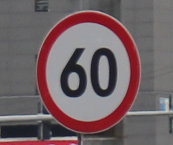
#> input picture traffic_Data/DATA/mix/005_1_0004.png, 173 x 145 px, found by its file name; its folder holds only this picture in this run
$ python main8.py
#> lines starting #> are read from the running program, lines starting #| are printed output that depends on the picture; after the words box and inside, x2 and y2 are one past the last pixel; in counts of white or black regions, pixels touching at a corner belong together
import cv2
import numpy as np
import os
import shutil
import matplotlib.pyplot as plt
import math

def detect_shape(contour):
    if contour is None or len(contour) < 3:
        return 'Belirsiz', 0

    perimeter = cv2.arcLength(contour, True)
    approx = cv2.approxPolyDP(contour, 0.02 * perimeter, True)

    num_vertices = len(approx)

    # Dairesellik kontrolü
    area = cv2.contourArea(contour)
    circularity = 4 * math.pi * area / (perimeter * perimeter)

    if circularity > 0.85:  # Dairesellik eşiği
        return 'Daire', num_vertices
    elif num_vertices == 3:
        # Üçgen için ek kontrol
        angles = []
        for i in range(3):
            pt1 = approx[i][0]
            pt2 = approx[(i+1) % 3][0]
            pt3 = approx[(i+2) % 3][0]
            angle = abs(math.degrees(math.atan2(pt3[1]-pt2[1], pt3[0]-pt2[0]) - math.atan2(pt1[1]-pt2[1], pt1[0]-pt2[0])))
            angles.append(angle)

        # Üçgenin açılarını kontrol et
        if all(30 < angle < 150 for angle in angles):
            return 'Üçgen', num_vertices
    elif num_vertices == 4:
        x, y, w, h = cv2.boundingRect(approx)
        aspect_ratio = float(w) / h
        return 'Kare' if 0.9 <= aspect_ratio <= 1.1 else 'Dikdörtgen', num_vertices
    elif num_vertices == 8:
        return 'Sekizgen', num_vertices
    else:
        return 'Bilinmeyen', num_vertices

def process_and_visualize(image, filename):
    # Görüntü işleme adımları
    gray = cv2.cvtColor(image, cv2.COLOR_BGR2GRAY)
    blurred = cv2.GaussianBlur(gray, (5, 5), 0)

    methods = [
        ('Otsu Binary', cv2.threshold(blurred, 0, 255, cv2.THRESH_BINARY_INV + cv2.THRESH_OTSU)[1]),
        ('Adaptive Gaussian', cv2.adaptiveThreshold(blurred, 255,
                                cv2.ADAPTIVE_THRESH_GAUSSIAN_C,
                                cv2.THRESH_BINARY_INV, 11, 2)),
        ('Adaptive Mean', cv2.adaptiveThreshold(blurred, 255,
                            cv2.ADAPTIVE_THRESH_MEAN_C,
                            cv2.THRESH_BINARY_INV, 11, 2))
    ]

    plt.figure(figsize=(20, 15))

    # Orijinal görüntü
    plt.subplot(3, 3, 1)
    plt.title('Orijinal')
    plt.imshow(cv2.cvtColor(image, cv2.COLOR_BGR2RGB))
    plt.axis('off')

    # Gri tonlama
    plt.subplot(3, 3, 2)
    plt.title('Gri Tonlama')
    plt.imshow(gray, cmap='gray')
    plt.axis('off')

    # Bulanıklaştırma
    plt.subplot(3, 3, 3)
    plt.title('Bulanıklaştırma')
    plt.imshow(blurred, cmap='gray')
    plt.axis('off')

    best_shape = 'Belirsiz'
    best_vertices = 0
    best_method_name = 'Yok'
    best_contour = None
    largest_area = 0

    for idx, (method_name, thresh) in enumerate(methods):
        # Eşikleme
        plt.subplot(3, 3, 4 + idx)
        plt.title(f'{method_name} Eşikleme')
        plt.imshow(thresh, cmap='gray')
        plt.axis('off')

        # Kenar tespiti
        edges = cv2.Canny(thresh, 50, 200)
        plt.subplot(3, 3, 7 + idx)
        plt.title(f'{method_name} Kenar Tespiti')
        plt.imshow(edges, cmap='gray')
        plt.axis('off')

        # Kontur tespiti
        contours, _ = cv2.findContours(edges, cv2.RETR_EXTERNAL, cv2.CHAIN_APPROX_SIMPLE)
        contours = [cnt for cnt in contours if cv2.contourArea(cnt) > 100]

        for contour in contours:
            area = cv2.contourArea(contour)
            if area > largest_area:
                largest_area = area
                best_contour = contour
                best_method_name = method_name
                try:
                    shape, vertices = detect_shape(contour)
                    best_shape, best_vertices = shape, vertices
                except TypeError:
                    print(f"Hata: Şekil tespit edilemedi - {filename}")
                    best_shape, best_vertices = 'Belirsiz', 0

    # En iyi kontur ve şekil bilgisi
    if best_contour is not None:
        img_with_contours = image.copy()
        cv2.drawContours(img_with_contours, [best_contour], -1, (0,255,0), 3)
        plt.subplot(3, 3, 9)
        plt.title(f'En İyi Kontur\nŞekil: {best_shape}\nKöşe Sayısı: {best_vertices}\nYöntem: {best_method_name}')
        plt.imshow(cv2.cvtColor(img_with_contours, cv2.COLOR_BGR2RGB))
        plt.axis('off')
    else:
        plt.subplot(3, 3, 9)
        plt.title('Kontur Bulunamadı')
        plt.axis('off')

    plt.tight_layout()
    plt.suptitle(f'İşlem Adımları - {filename}', fontsize=16)
    plt.show()

    return best_contour, best_shape

def classify_traffic_symbols(input_folder, output_folder):
    # Çıktı klasörünü temizle
#> called with input_folder = 'traffic_Data/DATA/mix', output_folder = 'classified_symbols'
    if os.path.exists(output_folder):
        shutil.rmtree(output_folder)
    os.makedirs(output_folder)

    # Şekil klasörlerini oluştur
    shapes = ['Üçgen', 'Daire', 'Kare', 'Dikdörtgen', 'Sekizgen', 'Bilinmeyen']
    for shape in shapes:
        os.makedirs(os.path.join(output_folder, shape), exist_ok=True)

    # Tüm resimleri işle
    for filename in os.listdir(input_folder):
        if not filename.lower().endswith(('.png', '.jpg', '.jpeg', '.bmp', '.gif')):
            continue

        image_path = os.path.join(input_folder, filename)
        image = cv2.imread(image_path)
#> image is the input picture: shape (145, 173, 3); mean B, G, R 101.2, 97.9, 113.3

        if image is None:
            print(f"Resim okunamadı: {filename}")
            continue

        # Görüntü işleme ve görselleştirme
        best_contour, best_shape = process_and_visualize(image, filename)
#> in process_and_visualize, `gray = cv2.cvtColor(image, cv2.COLOR_BGR2GRAY)`:
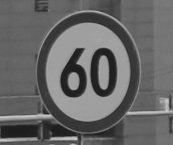
#> gray: shape (145, 173); min 26, max 203, mean 102.9
#> in process_and_visualize, `blurred = cv2.GaussianBlur(gray, (5, 5), 0)`:
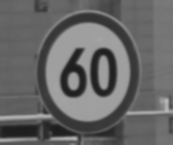
#> blurred: shape (145, 173); min 29, max 187, mean 102.9
#> the loop in process_and_visualize, `for idx, (method_name, thresh) in enumerate(methods):` made 3 passes
#> method_name on pass 1: 'Otsu Binary'
#> method_name on pass 2: 'Adaptive Gaussian'
#> pass 1, in process_and_visualize, `edges = cv2.Canny(thresh, 50, 200)`:
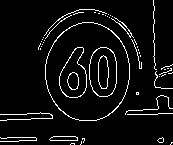
#> edges: shape (145, 173); 6% white in thin lines or dots
#> pass 2, in process_and_visualize, `edges = cv2.Canny(thresh, 50, 200)`:
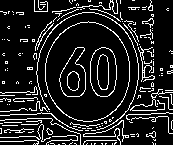
#> edges: shape (145, 173); 13.5% white in thin lines or dots
#> pass 3, in process_and_visualize, `edges = cv2.Canny(thresh, 50, 200)`:
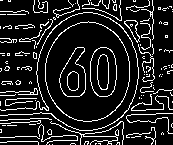
#> edges: shape (145, 173); 13.7% white in thin lines or dots
#> after the loop in process_and_visualize, `for idx, (method_name, thresh) in enumerate(methods):`: best_contour = contour of 139 points, box (x1, y1, x2, y2) (45, 21, 130, 122), area 6627; best_method_name = 'Adaptive Gaussian'; best_shape = 'Daire'; best_vertices = 8; largest_area = 6627; shape = 'Daire'; vertices = 8
#> in process_and_visualize, `cv2.drawContours(img_with_contours, [best_contour], -1, (0,255,0), 3)`:
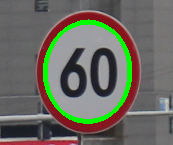
#> img_with_contours: shape (145, 173, 3); 5.25% of pixels changed, all inside (x1, y1, x2, y2) = (43, 19, 132, 124)
#> in process_and_visualize, `plt.show()`:
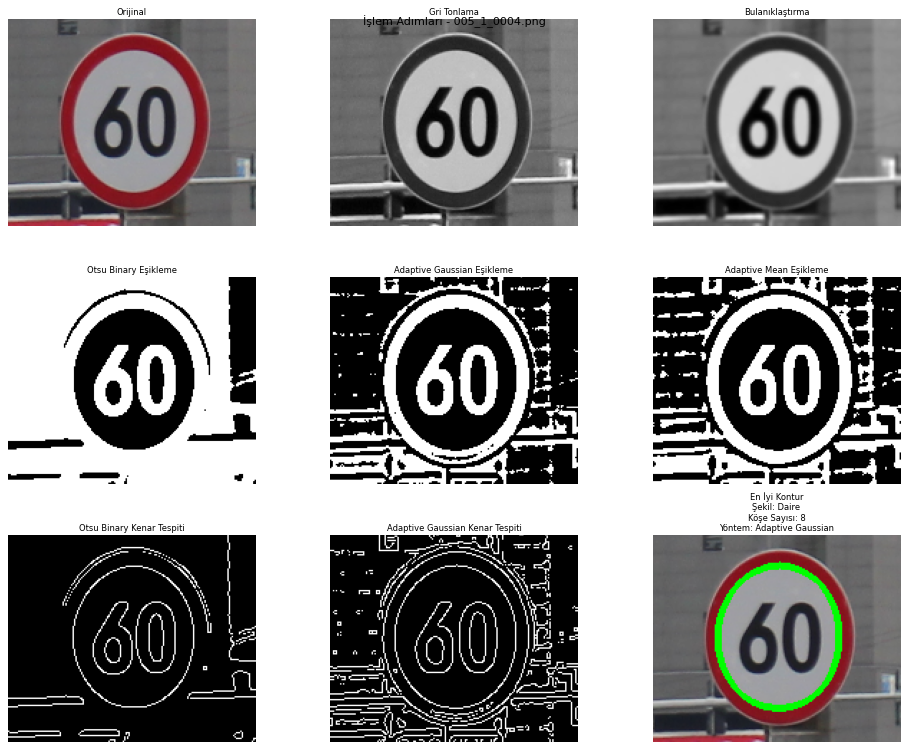
#> figure drawn by matplotlib, 9 panels
#> best_shape = 'Daire'

        output_path = os.path.join(output_folder, best_shape, filename)
        shutil.copy(image_path, output_path)
        print(f"İşlenen resim: {filename}, Tespit edilen şekil: {best_shape}")
#| İşlenen resim: 005_1_0004.png, Tespit edilen şekil: Daire

    print("Sınıflandırma tamamlandı!")

# Kullanım örneği
input_folder = 'traffic_Data/DATA/mix'  # Giriş klasörü
output_folder = 'classified_symbols'  # Çıkış klasörü

classify_traffic_symbols(input_folder, output_folder)

$ run again, on traffic_Data/DATA/mix/038_1_0006.png
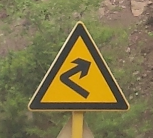
#> input picture traffic_Data/DATA/mix/038_1_0006.png, 153 x 138 px, found by its file name
#> in classify_traffic_symbols, image is the input picture: shape (138, 153, 3); mean B, G, R 75.7, 117.3, 127.7
#> the loop in process_and_visualize, `for idx, (method_name, thresh) in enumerate(methods):` made 3 passes
#> method_name on passes 1 to 2: 'Otsu Binary', 'Adaptive Gaussian'
#> (printed output is left out)
#> pass 1, in process_and_visualize, `edges = cv2.Canny(thresh, 50, 200)`:
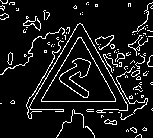
#> edges: shape (138, 153); 9.4% white in thin lines or dots
#> after the loop in process_and_visualize, `for idx, (method_name, thresh) in enumerate(methods):`: best_contour = contour of 148 points, box (x1, y1, x2, y2) (29, 23, 128, 110), area 4391; best_method_name = 'Adaptive Gaussian'; best_shape = 'Üçgen'; best_vertices = 3; largest_area = 4391; shape = 'Üçgen'; vertices = 3
#> in process_and_visualize, `cv2.drawContours(img_with_contours, [best_contour], -1, (0,255,0), 3)`:
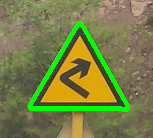
#> img_with_contours: shape (138, 153, 3); 6.36% of pixels changed, all inside (x1, y1, x2, y2) = (27, 21, 130, 112)
#> in classify_traffic_symbols, `best_contour, best_shape = process_and_visualize(image, filename)`: best_shape = 'Üçgen'
#| İşlenen resim: 038_1_0006.png, Tespit edilen şekil: Üçgen

$ run again, on traffic_Data/DATA/mix/005_1_0006.png
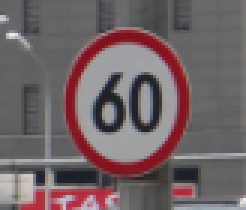
#> input picture traffic_Data/DATA/mix/005_1_0006.png, 82 x 70 px, found by its file name (shown 3 times larger)
#> in classify_traffic_symbols, image is the input picture: shape (70, 82, 3); mean B, G, R 102.2, 99, 113
#> the loop in process_and_visualize, `for idx, (method_name, thresh) in enumerate(methods):` made 3 passes
#> method_name on passes 1 to 2: 'Otsu Binary', 'Adaptive Gaussian'
#> pass 1, in process_and_visualize, `edges = cv2.Canny(thresh, 50, 200)`:
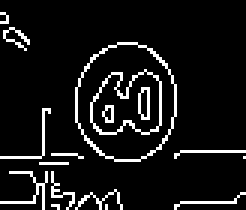
#> edges: shape (70, 82) (shown 3 times larger); 8.5% white in thin lines or dots
#> after the loop in process_and_visualize, `for idx, (method_name, thresh) in enumerate(methods):`: best_contour = contour of 58 points, box (x1, y1, x2, y2) (24, 13, 59, 54), area 1080; best_method_name = 'Adaptive Gaussian'; best_shape = 'Daire'; best_vertices = 8; largest_area = 1079.5; shape = 'Daire'; vertices = 8
#> in process_and_visualize, `cv2.drawContours(img_with_contours, [best_contour], -1, (0,255,0), 3)`:
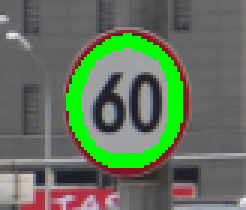
#> img_with_contours: shape (70, 82, 3) (shown 3 times larger); 9.32% of pixels changed, all inside (x1, y1, x2, y2) = (22, 11, 61, 56)
#> in classify_traffic_symbols, `best_contour, best_shape = process_and_visualize(image, filename)`: best_shape = 'Daire'
#| İşlenen resim: 005_1_0006.png, Tespit edilen şekil: Daire

$ run again, on traffic_Data/DATA/mix/038_1_0001.png
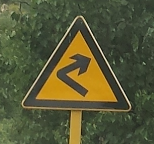
#> input picture traffic_Data/DATA/mix/038_1_0001.png, 154 x 144 px, found by its file name
#> in classify_traffic_symbols, image is the input picture: shape (144, 154, 3); mean B, G, R 55.1, 87.4, 86.1
#> the loop in process_and_visualize, `for idx, (method_name, thresh) in enumerate(methods):` made 3 passes
#> method_name on passes 1, 3: 'Otsu Binary', 'Adaptive Mean'
#> after the loop in process_and_visualize, `for idx, (method_name, thresh) in enumerate(methods):`: best_contour = contour of 155 points, box (x1, y1, x2, y2) (23, 18, 129, 109), area 4896; best_method_name = 'Adaptive Mean'; best_shape = 'Üçgen'; best_vertices = 3; largest_area = 4895.5; shape = 'Üçgen'; vertices = 3
#> in process_and_visualize, `cv2.drawContours(img_with_contours, [best_contour], -1, (0,255,0), 3)`:
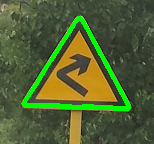
#> img_with_contours: shape (144, 154, 3); 6.36% of pixels changed, all inside (x1, y1, x2, y2) = (21, 16, 131, 111)
#> in classify_traffic_symbols, `best_contour, best_shape = process_and_visualize(image, filename)`: best_shape = 'Üçgen'
#| İşlenen resim: 038_1_0001.png, Tespit edilen şekil: Üçgen
